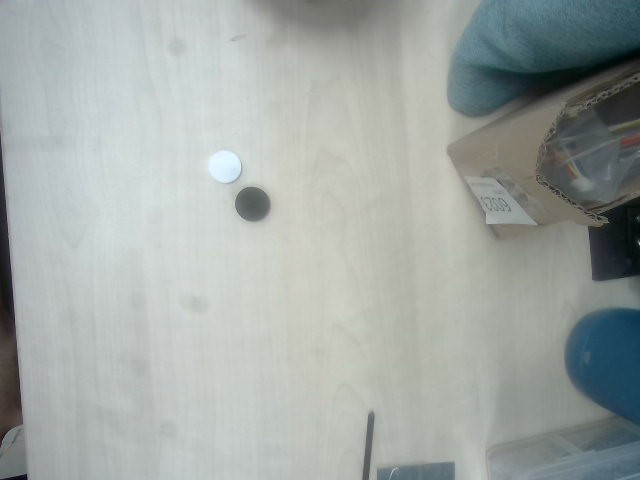
#> input picture 4.jpg, 640 x 480 px, given in place of the camera
$ python 'chess - 3.0.py'
#> lines starting #> are read from the running program, lines starting #| are printed output that depends on the picture; after the words box and inside, x2 and y2 are one past the last pixel; in counts of white or black regions, pixels touching at a corner belong together
#> further down, img is the input picture: shape (480, 640, 3); mean B, G, R 165, 168.3, 161.4
import cv2
import numpy as np


def coordinates_transformation(rotation_matrix, coordinate_x, coordinate_y):
    # 将旋转矩阵从2x3转换为3x3
    rotation_matrix_3x3 = np.vstack([rotation_matrix, [0, 0, 1]])

    # 将二维坐标转换为齐次坐标（加上一个1）
    homogeneous_coordinate = np.array([coordinate_x, coordinate_y, 1])

    # 计算旋转后的坐标
    rotated_coordinate = np.dot(rotation_matrix_3x3, homogeneous_coordinate)

    # 提取旋转后的x和y坐标
    rotated_x = rotated_coordinate[0]
    rotated_y = rotated_coordinate[1]

    return rotated_x, rotated_y


def draw_circle(image, coordinates, color):
    for coordinate in coordinates:
        if len(coordinate) == 3:
            x, y, radius = coordinate
            if 0 <= x < image.shape[1] and 0 <= y < image.shape[0]:
                cv2.circle(image, (int(x), int(y)), radius, color, 2)
                cv2.circle(image, (int(x), int(y)), 2, color, 3)


def keep_point_order(points):
    center = np.mean(points, axis=0)
    angles = np.arctan2(points[:, 1] - center[1], points[:, 0] - center[0])
    sort_idx = np.argsort(angles)
    return points[sort_idx]


def chess(image):
    circle_image = image.copy()
    # 检测圆
    circles = cv2.HoughCircles(cv2.cvtColor(circle_image, cv2.COLOR_BGR2GRAY), cv2.HOUGH_GRADIENT, dp=1.2, minDist=10,
                               param1=50, param2=30, minRadius=10, maxRadius=18)
#> circles = [[252.6, 203.4, 17.32], [223.8, 167.4, 17.32]]

    if circles is not None:
        circles = np.round(circles[0, :]).astype("int")
#> circles = [[253, 203, 17], [224, 167, 17]]
        for (x, y, r) in circles:
            # 扩大一点点区域来检查颜色
            height, width, channels = image.shape
            offset = 5  # 偏移量
            x_min = max(0, x - offset)
            y_min = max(0, y - offset)
            x_max = min(width, x + offset)
            y_max = min(height, y + offset)

            # 检查区域的像素颜色
            region = circle_image[y_min:y_max, x_min:x_max]
            mean_color = np.mean(cv2.cvtColor(region, cv2.COLOR_BGR2GRAY))

            # 判断黑白色
            if mean_color > 127:  # 127 是灰度值的中点
                white_coordinates.append((x, y, r))
            else:
                black_coordinates.append((x, y, r))
#> this loop made 2 passes
#> (x, y, r, height, width, channels, offset, x_min) on passes 1 to 2: (253, 203, 17, 480, 640, 3, 5, 248), (224, 167, 17, 480, 640, 3, 5, 219)
#> after the loop, black_coordinates = [(253, 203, 17)]; white_coordinates = [(224, 167, 17)]


def chess_board(image):
    # 转换为灰度图像
    gray = cv2.cvtColor(image, cv2.COLOR_BGR2GRAY)
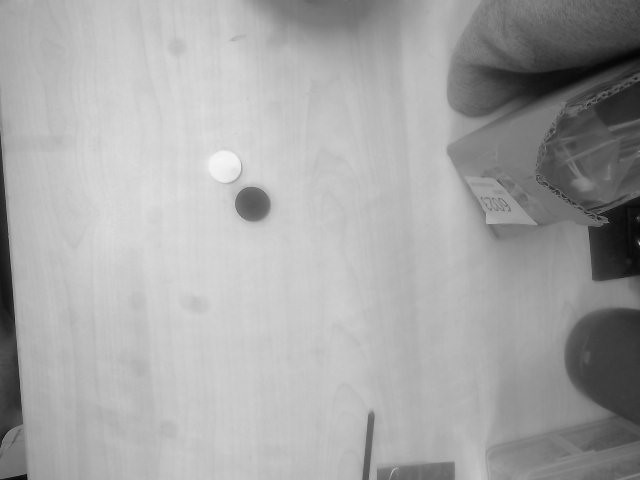
#> gray: shape (480, 640); min 3, max 247, mean 165.9

    # 应用边缘检测
    edges = cv2.Canny(gray, 50, 150)
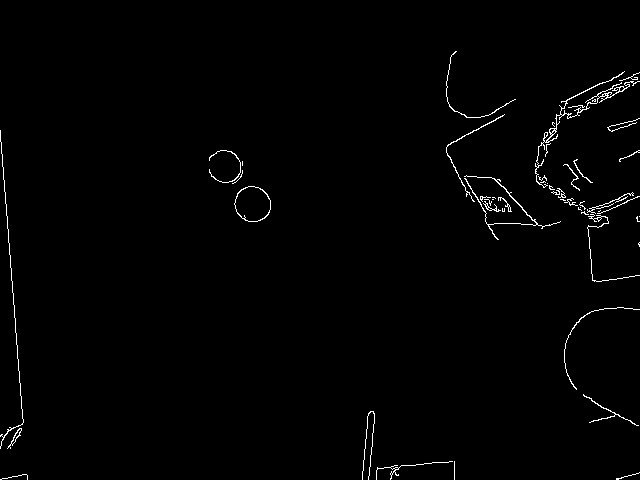
#> edges: shape (480, 640); 1.1% white in thin lines or dots, all inside (x1, y1, x2, y2) = (0, 51, 640, 480)

    # 找到轮廓
    contours, _ = cv2.findContours(edges, cv2.RETR_EXTERNAL, cv2.CHAIN_APPROX_SIMPLE)
#> contours = 50 contours, 39 with area under 20; largest, box (x1, y1, x2, y2) and area: (234, 186, 271, 222) 988, (535, 71, 640, 188) 202, (464, 175, 561, 240) 74, (7, 428, 22, 449) 56, (446, 114, 505, 202) 46

    # 过滤轮廓，限制面积
    min_area = 10000  # 最小面积
    max_area = 50000  # 最大面积
    filtered_contours = [cnt for cnt in contours if min_area < cv2.contourArea(cnt) < max_area]
#> filtered_contours = []

    if filtered_contours:
        # 假设最大轮廓是矩形
        rect = max(filtered_contours, key=cv2.contourArea)

        # 找到最小旋转矩形
        rot_rect = cv2.minAreaRect(rect)
        box = cv2.boxPoints(rot_rect)
        box = np.intp(box)

        # 确保点的顺序一致（顺时针或逆时针）
        box = keep_point_order(box)
        # 给四个角上色
        colors = [(0, 0, 255), (0, 255, 255), (255, 0, 0), (0, 255, 0)]  # 红、黄、蓝、绿
        for i in range(4):
            cv2.circle(image, tuple(box[i]), 5, colors[i], -1)  # 为每个点上色

        # 绘制最小旋转矩形
        cv2.drawContours(image, [box], 0, (0, 255, 0), 2)

        # 将最小旋转矩形分割成3x3网格
        rows = 3
        cols = 3
        width = int(rot_rect[1][0])
        height = int(rot_rect[1][1])
        cell_width = width // cols
        cell_height = height // rows

        # 获取旋转矩形的中心和角度
        center = tuple(map(int, rot_rect[0]))
        angle = rot_rect[2]
        print(angle)
        if angle > 50:
            angle = angle - 90
            #width, height = height, width

        cv2.putText(image, f"{angle}", (20, 20),
                    cv2.FONT_HERSHEY_SIMPLEX, 0.6, (255, 0, 0), 2)

        # 获取旋转矩形的仿射变换矩阵
        rotation_matrix = cv2.getRotationMatrix2D(center, angle, 1.0)
        # 旋转图像
        rotated_image = cv2.warpAffine(image, rotation_matrix, (image.shape[1], image.shape[0]))
        # 获取旋转矩形的包围矩形
        x, y, w, h = cv2.boundingRect(cv2.transform(np.array([box]), rotation_matrix))
        # 裁剪旋转后的矩形区域
        cropped_image = rotated_image[y:y + h, x:x + w]

        # 旋转坐标
        white_rot_coordinates = []
        black_rot_coordinates = []
        for coordinate in white_coordinates[:]:
            wx, wy = coordinates_transformation(rotation_matrix, coordinate[0], coordinate[1])
            wx = wx - x
            wy = wy - y
            if 0 <= int(wx) < cropped_image.shape[1] and 0 <= int(wy) < cropped_image.shape[0]:
                white_coordinates.remove(coordinate)  # 删除在棋盘格内的棋子坐标
                white_chess_coordinates.append(coordinate)  # 添加旋转前在棋盘格内的棋子坐标
                white_rot_coordinates.append((wx, wy))  # 添加旋转后在棋盘格内的棋子坐标
                cv2.circle(cropped_image, (int(wx), int(wy)), coordinate[2], (255, 255, 255), -1)

        for coordinate in black_coordinates[:]:
            wx, wy = coordinates_transformation(rotation_matrix, coordinate[0], coordinate[1])
            wx = wx - x
            wy = wy - y
            if 0 <= int(wx) < cropped_image.shape[1] and 0 <= int(wy) < cropped_image.shape[0]:
                black_coordinates.remove(coordinate)  # 删除在棋盘格内的棋子坐标
                black_chess_coordinates.append(coordinate)  # 添加旋转前在棋盘格内的棋子坐标
                black_rot_coordinates.append((wx, wy))  # 添加旋转后在棋盘格内的棋子坐标
                cv2.circle(cropped_image, (int(wx), int(wy)), coordinate[2], (0, 0, 0), -1)

        # 绘制网格
        for i in range(1, rows):
            cv2.line(cropped_image, (0, i * cell_height), (w, i * cell_height), (255, 0, 0), 2)
        for j in range(1, cols):
            cv2.line(cropped_image, (j * cell_width, 0), (j * cell_width, h), (255, 0, 0), 2)

        # 初始化3x3矩阵
        grid = np.zeros((rows, cols), dtype=int)

        # 确定每个棋子所在的格子
        for wx, wy in white_rot_coordinates:
            row = int(wy // cell_height)
            col = int(wx // cell_width)
            grid[row, col] = 1  # 1表示白棋

        for bx, by in black_rot_coordinates:
            row = int(by // cell_height)
            col = int(bx // cell_width)
            grid[row, col] = 2  # 2表示黑棋

        # 打印棋盘矩阵
        print("Chess board grid:")
        print(grid)

        cv2.imshow('Grid', cropped_image)

    # 画在棋盘内的圆
    draw_circle(image, white_chess_coordinates, (0, 255, 0))
    draw_circle(image, black_chess_coordinates, (0, 255, 0))
    # 画不在棋盘内的圆
    draw_circle(image, white_coordinates, (0, 0, 255))
#> call 3 of draw_circle, with color = (0, 0, 255)
#> the loop in draw_circle (call 3), `for coordinate in coordinates:` made 1 pass
#> after the loop in draw_circle (call 3), `for coordinate in coordinates:`:
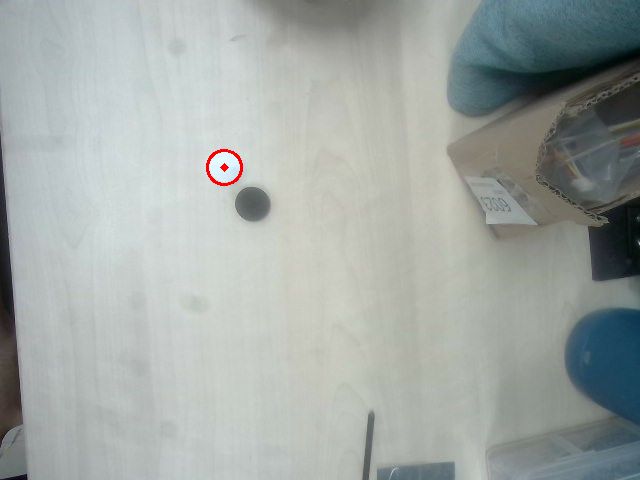
#> image: shape (480, 640, 3); 0.12% of pixels changed, all inside (x1, y1, x2, y2) = (206, 149, 243, 186)
    draw_circle(image, black_coordinates, (0, 0, 255))
#> call 4 of draw_circle, with color = (0, 0, 255)
#> the loop in draw_circle (call 4), `for coordinate in coordinates:` made 1 pass
#> after the loop in draw_circle (call 4), `for coordinate in coordinates:`:
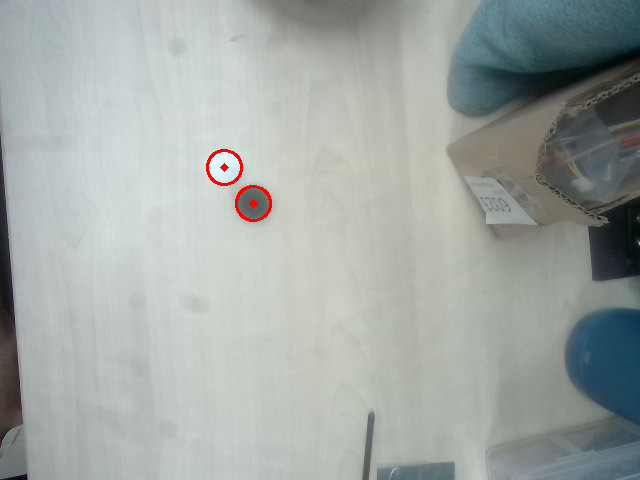
#> image: shape (480, 640, 3); 0.12% of pixels changed, all inside (x1, y1, x2, y2) = (235, 185, 272, 222)

    # 显示结果
    cv2.imshow("Rotated Image", image)
    cv2.waitKey(1)


if __name__ == "__main__":
    # 读取图像
    cap = cv2.VideoCapture(1)

    if not cap.isOpened():
        print("Error: Could not open video capture.")
    else:
        while True:
            white_coordinates = []
            black_coordinates = []

            white_chess_coordinates = []
            black_chess_coordinates = []

            ret, img = cap.read()
            if not ret:
                print("Error: Could not read frame.")
                break

            image = img.copy()
            chess(image)
            chess_board(image)

            if cv2.waitKey(1) & 0xFF == ord('q'):
#> (key q is pressed here)
                break

    cap.release()
    cv2.destroyAllWindows()
